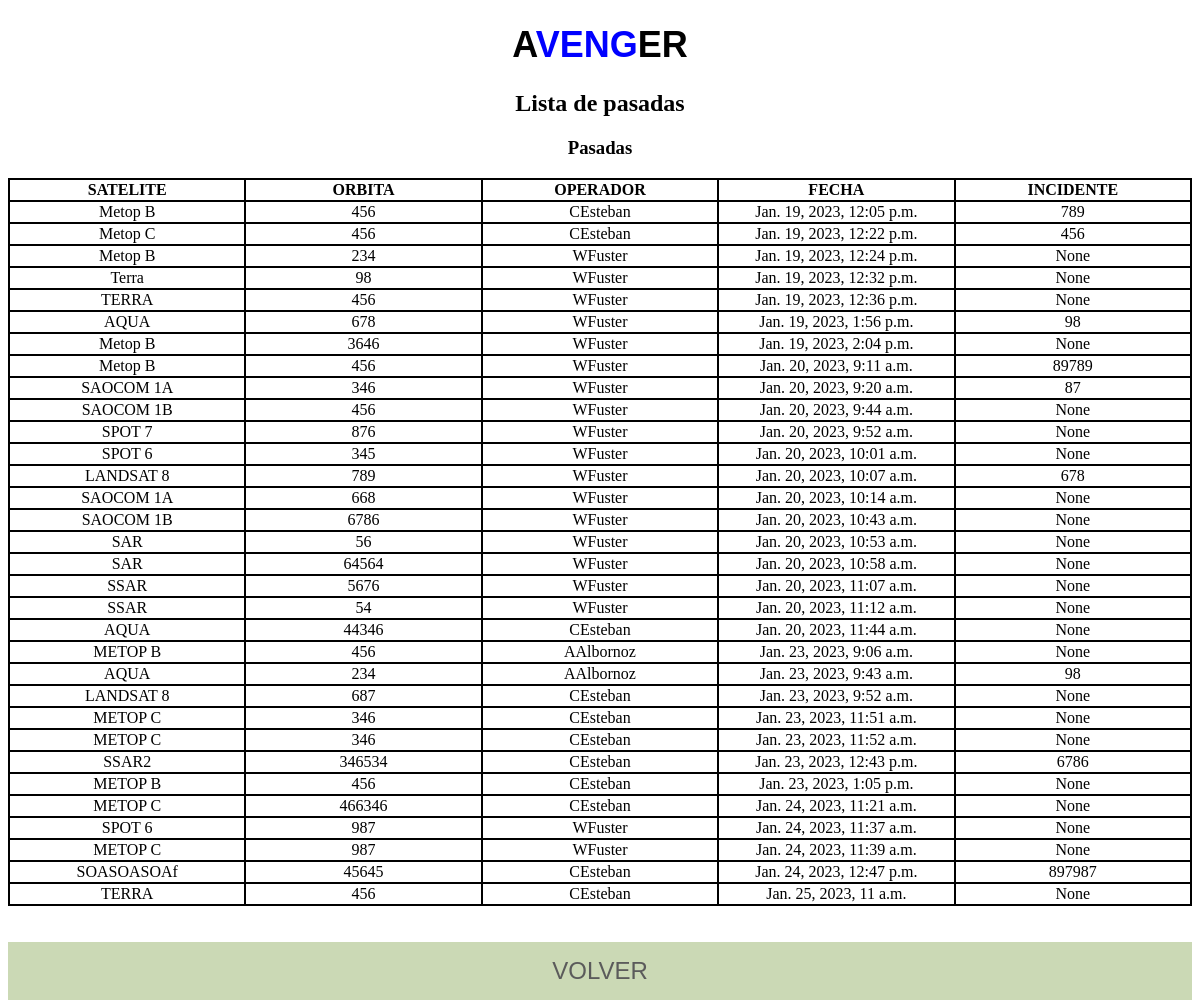
Page /historial/ (signed in) on the earlier database version.
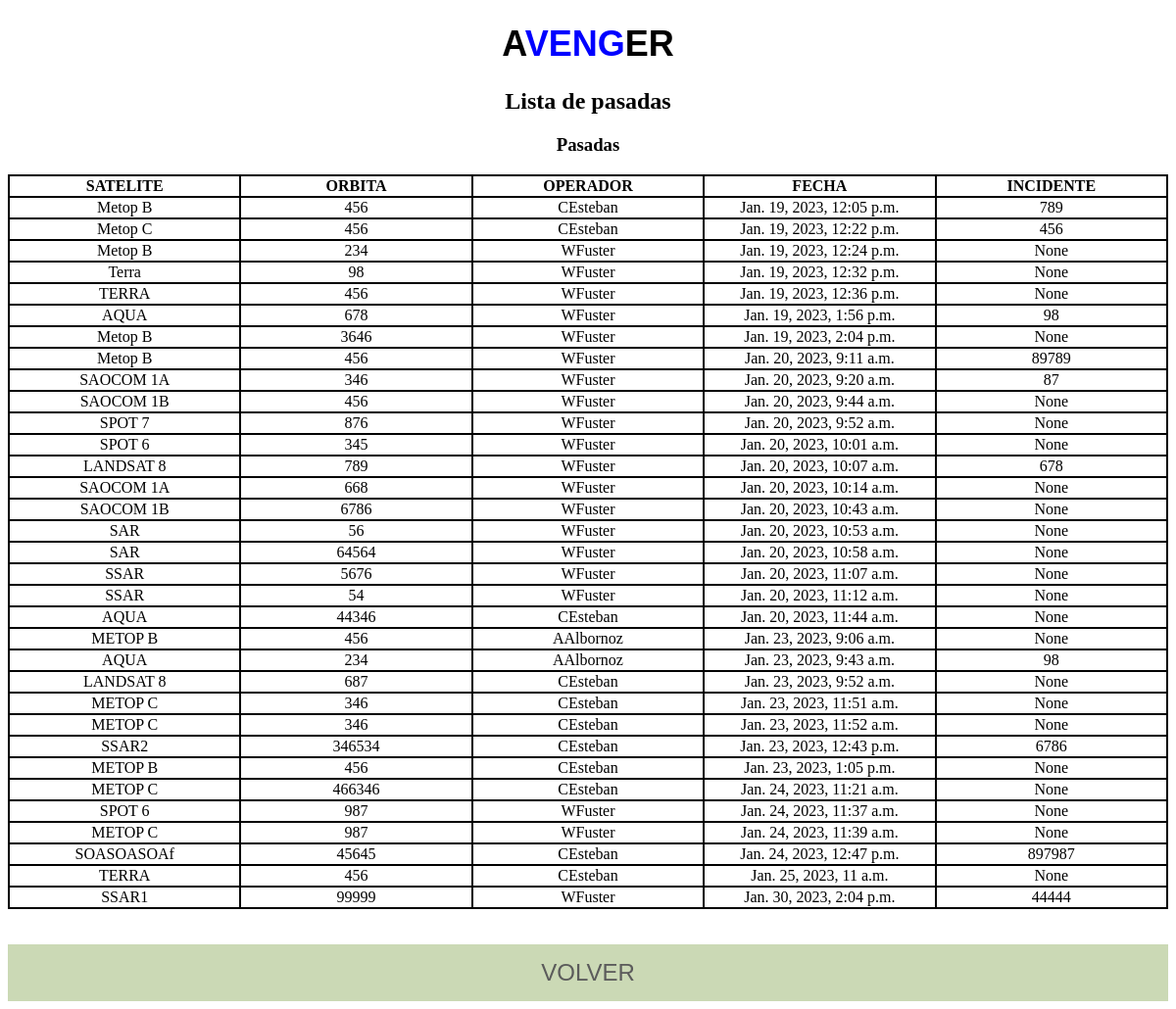
Same page on the later database version.
### appchecklists/models.py (models this page shows, shortened)
class Checklist(models.Model):
    id = models.AutoField(primary_key=True)
    fecha = models.DateTimeField(auto_now_add=True)
    satelite = models.CharField(max_length=50)
    orbita = models.IntegerField()
    operador=models.CharField(max_length=50, default=False)
    incidente = models.IntegerField(blank=True, null=True)
    comentario = models.TextField(max_length=250)
    exitoso = models.BooleanField(blank=True, null=True)
    a01ckb = models.BooleanField(blank=True, null=True)
    a02ckb = models.BooleanField(blank=True, null=True)
    a03ckb = models.BooleanField(blank=True, null=True)
    a04ckb = models.BooleanField(blank=True, null=True)
    a05ckb = models.BooleanField(blank=True, null=True)
    a06ckb = models.BooleanField(blank=True, null=True)
    a07ckb = models.BooleanField(blank=True, null=True)
    a08ckb = models.BooleanField(blank=True, null=True)
    a09ckb = models.BooleanField(blank=True, null=True)
    a10ckb = models.BooleanField(blank=True, null=True)
    a11ckb = models.BooleanField(blank=True, null=True)
    a12ckb = models.BooleanField(blank=True, null=True)
    a13ckb = models.BooleanField(blank=True, null=True)
    a14ckb = models.BooleanField(blank=True, null=True)
    a15ckb = models.BooleanField(blank=True, null=True)
    a16ckb = models.BooleanField(blank=True, null=True)
    a17ckb = models.BooleanField(blank=True, null=True)
    a18ckb = models.BooleanField(blank=True, null=True)
    a19ckb = models.BooleanField(blank=True, null=True)
    a20ckb = models.BooleanField(blank=True, null=True)
    a21ckb = models.BooleanField(blank=True, null=True)
    a22ckb = models.BooleanField(blank=True, null=True)
    a23ckb = models.BooleanField(blank=True, null=True)
    a24ckb = models.BooleanField(blank=True, null=True)
    a25ckb = models.BooleanField(blank=True, null=True)
    a26ckb = models.BooleanField(blank=True, null=True)

### appchecklists/views.py (the view)
# urls.py: path('historial/', vista_historial, name="historial"),
@login_required
def vista_historial(request):
    pasadas = Checklist.objects.all()
    contexto = {"pasadas": pasadas}
    return render(request, "historial.html", contexto)

### appchecklists/templates/historial.html (shortened to what this page needs)
{% extends 'base.html' %}
{% load static %}
{% block titulo %} Lista de pasadas {% endblock %}
{% block subtitulo %} Pasadas {% endblock %}
{% block Contenido%}
  {% if pasadas %}
    <table>
      <tr>
        <th>SATELITE</th>
        <th>ORBITA</th>
        <th>OPERADOR</th>
        <th>FECHA</th>
        <th>INCIDENTE</th>
      </tr>
      {% for pasada in pasadas %}
      <tr>
        <td>{{pasada.satelite}}</td>
        <td>{{pasada.orbita}}</td>
        <td>{{pasada.operador}}</td>
        <td>{{pasada.fecha}}</td>
        <td>{{pasada.incidente}}</td>
      </tr>
      {% endfor %}
    </table>
{% else %}
<p> No hay pasadas en la base de datos </p>
{% endif %}
<br>
<br>
<a class="volver" href="{% url 'AVENGER-inicio' %}">VOLVER</a>
{% endblock %}

### AVENGER/templates/base.html (shortened to what this page needs)
<!DOCTYPE html>
<html>
    {% load static %}
<head>
    <link href="{% static 'css/styles.css'%}" rel="stylesheet" />
</head>
<body>
    <div class="centrado">
    <h1 class="titulo">A<span style="color:blue">VENG</span>ER</h1>
    <h2>{% block titulo %}{% endblock %}</h2>
    <h3>{% block subtitulo %}{% endblock %}</h3>
    {% block Contenido %}
    {% endblock %}
</div>
</body>
</html>

### static/CSS/styles.css (style rules this page uses)
.titulo { text-align: center; font-family: Verdana, Geneva, Tahoma, sans-serif; font-size: 36px; }
.centrado { text-align: center; }
.volver { text-align: center; display: block; text-decoration: none; padding: 15px; flex: block; color: rgb(91, 91, 91); font-family: Verdana, Geneva, Tahoma, sans-serif; font-size: 24px; background-color: rgb(203, 217, 181); }

### appchecklists/templates/historial.html (style rules this page uses)
table, th, td { border: 2px solid black;border-collapse: collapse;width: 100%; }
th,td { width:20%; }

Differences in the rows shown:
added Checklist: satelite "SSAR1", orbita "99999", operador "WFuster", fecha "Jan. 30, 2023, 2:04 p.m.", incidente "44444"
